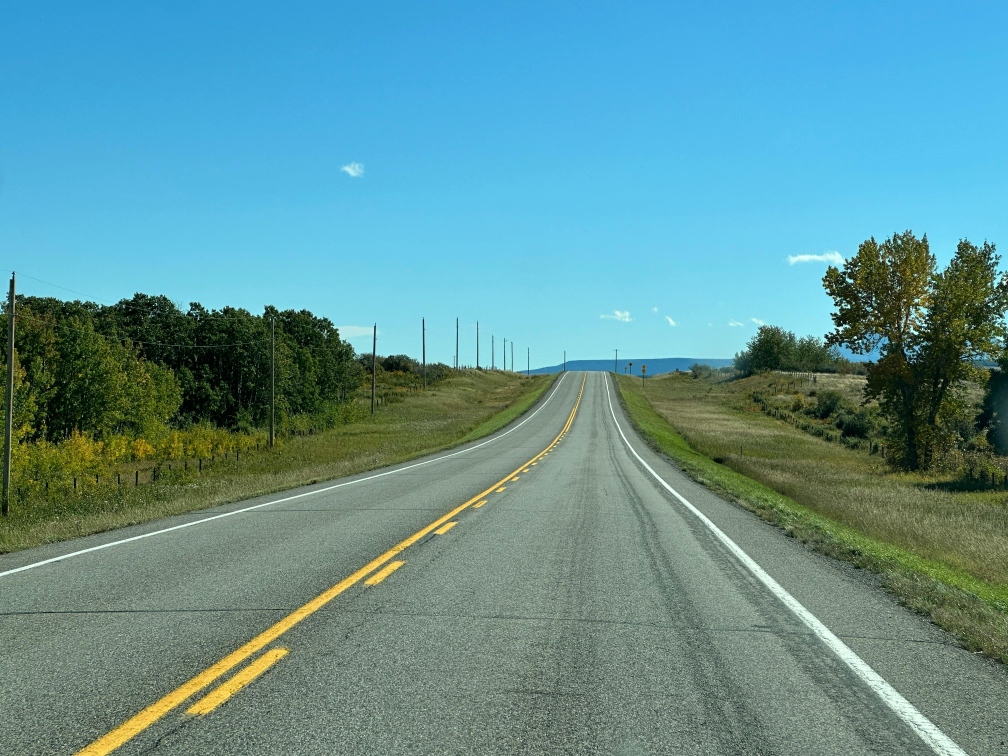
#> input picture test_image.jpg, 4032 x 3024 px (shown at 1/4 size)
$ python lane_detection.py
#> lines starting #> are read from the running program, lines starting #| are printed output that depends on the picture; after the words box and inside, x2 and y2 are one past the last pixel; in counts of white or black regions, pixels touching at a corner belong together
import cv2
import numpy as np

# Load the image
image = cv2.imread('test_image.jpg')
#> image is the input picture: shape (3024, 4032, 3); mean B, G, R 150.4, 146.7, 96
image = cv2.resize(image, (960, 540))
#> image: shape (540, 960, 3)
height, width = image.shape[:2]
#> height = 540; width = 960
print(f"Image size: width={width}, height={height}")
#| Image size: width=960, height=540

# Convert the image to grayscale
gray = cv2.cvtColor(image, cv2.COLOR_BGR2GRAY)
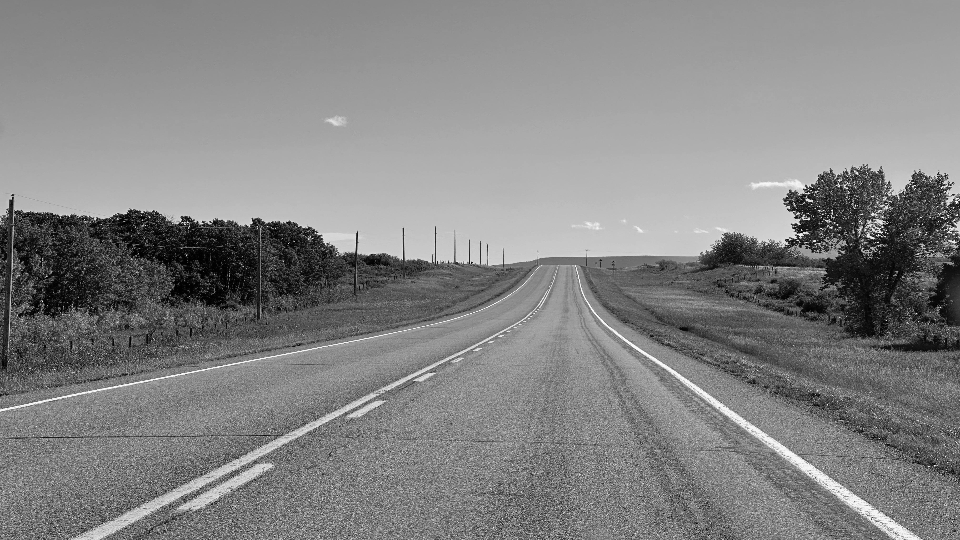
#> gray: shape (540, 960); min 0, max 251, mean 131.9

# Gaussian Blur to reduce noise
blur = cv2.GaussianBlur(gray, (7, 7), 0)

# Canny Edge Detection
edges = cv2.Canny(blur, 80, 150)
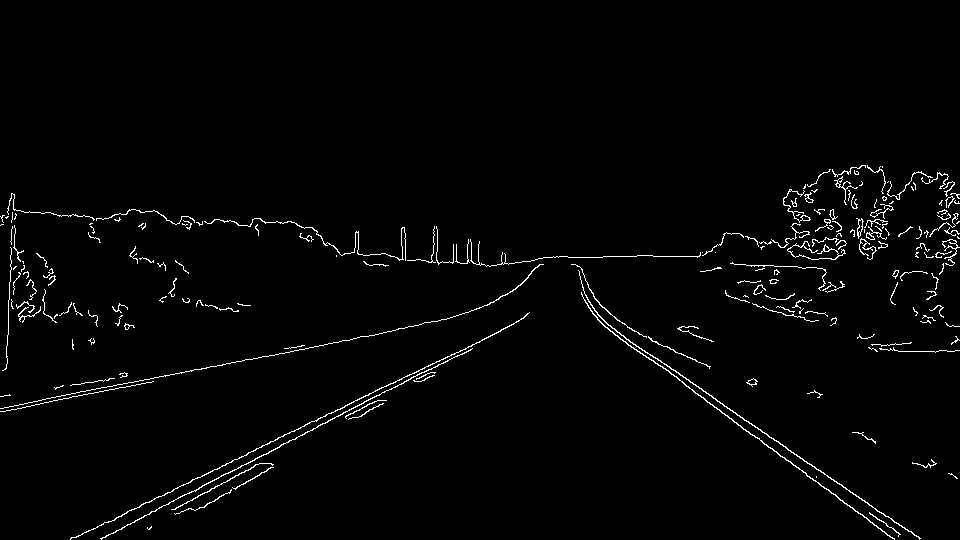
#> edges: shape (540, 960); 1.9% white in thin lines or dots, all inside (x1, y1, x2, y2) = (0, 165, 960, 540)

# Region of Interest (Trapezoid) - Adjust the vertices based on the image size


def region_of_interest(edges):
    mask = np.zeros_like(edges)
    trapezoid = np.array([[
        (int(width * 0.0),  height),            # bottom-left
        (int(width * 1.0),  height),            # bottom-right
        (int(width * 0.7),  int(height * 0.65)),  # top-right
        (int(width * 0.25), int(height * 0.65))  # top-left
    ]], dtype=np.int32)
    cv2.fillPoly(mask, trapezoid, 255)
    masked_edges = cv2.bitwise_and(edges, mask)
    return masked_edges, trapezoid


masked_edges, trapezoid = region_of_interest(edges)
#> in region_of_interest, `cv2.fillPoly(mask, trapezoid, 255)`: mask: shape (540, 960); 25.4% white; 1 white region, box (x1, y1, x2, y2) and area: (1, 351, 960, 540) 131619
#> in region_of_interest, `masked_edges = cv2.bitwise_and(edges, mask)`: masked_edges: shape (540, 960); 0.49% white in thin lines or dots, all inside (x1, y1, x2, y2) = (70, 351, 921, 540)
#> trapezoid = [[0, 540], [960, 540], [672, 351], [240, 351]]


# Average and Extrapolate lines to get single left and right lane lines
def average_lines(image, lines):
    left_lines = []
    right_lines = []

    if lines is None:
        return None, None

    for line in lines:
        x1, y1, x2, y2 = line[0]
        if x2 == x1:
            continue
        slope = (y2 - y1) / (x2 - x1)
        intercept = y1 - slope * x1

        if slope < -0.2:
            left_lines.append((slope, intercept))
        elif slope > 0.2:
            right_lines.append((slope, intercept))

    left_avg = np.mean(left_lines,  axis=0) if left_lines else None
    right_avg = np.mean(right_lines, axis=0) if right_lines else None
    return left_avg, right_avg


def make_line_points(image, line_params):
    if line_params is None:
        return None
    slope, intercept = line_params
    height = image.shape[0]
    y1 = height
    y2 = int(y1 * 0.6)
    x1 = int((y1 - intercept) / slope)
    x2 = int((y2 - intercept) / slope)
    return (x1, y1), (x2, y2)


def draw_lane_lines(image, lines):
    left_avg, right_avg = average_lines(image, lines)
    line_image = image.copy()

    left_points = make_line_points(image, left_avg)
    right_points = make_line_points(image, right_avg)

    if left_points:
        cv2.line(line_image, left_points[0], left_points[1], (0, 255, 0), 8)
    if right_points:
        cv2.line(line_image, right_points[0], right_points[1], (0, 255, 0), 8)

    return line_image


# Fill Lane region with color
def fill_lane_region(image, lines):
    left_avg, right_avg = average_lines(image, lines)

    left_points = make_line_points(image, left_avg)
    right_points = make_line_points(image, right_avg)

    if left_points is None or right_points is None:
        return image

    # 4 corners of the lane region
    pts = np.array([
        left_points[0],  # bottom-left
        left_points[1],  # top-left
        right_points[1],  # top-right
        right_points[0]  # bottom-right
    ], dtype=np.int32)

    # create empty overlay and fill the lane region with color
    overlay = image.copy()
    cv2.fillPoly(overlay, [pts], (0, 255, 0))  # green color with full opacity

    # blend the overlay with the original image (0.3 = 30% opacity)
    result = cv2.addWeighted(image, 0.7, overlay, 0.3, 0)

    # draw the lane lines on top of the filled region
    cv2.line(result, left_points[0], left_points[1], (0, 255, 0), 2)
    cv2.line(result, right_points[0], right_points[1], (0, 255, 0), 2)
    return result


# Hough Transform to detect lines
def detect_lines(masked_edges):
    lines = cv2.HoughLinesP(
        masked_edges,
        rho=2,
        theta=np.pi / 180,
        threshold=30,
        minLineLength=20,
        maxLineGap=200
    )
    return lines


lines = detect_lines(masked_edges)
#> in detect_lines, `lines = cv2.HoughLinesP( masked_edges, rho=2, theta=np.pi / 180, thres..`: lines = 23 rows, first 6: [76, 537, 459, 351], [651, 359, 810, 478], [144, 515, 466, 351], [645, 352, 920, 538], [202, 507, 434, 373], [172, 509, 430, 372]


# draw lines on the original image
line_image = image.copy()
if lines is not None:
    for line in lines:
        x1, y1, x2, y2 = line[0]
        cv2.line(line_image, (x1, y1), (x2, y2), (0, 255, 0), 5)
#> this loop made 23 passes
#> (x1, y1, x2, y2) on passes 1 to 12: (76, 537, 459, 351), (651, 359, 810, 478), (144, 515, 466, 351), (645, 352, 920, 538), (202, 507, 434, 373), (172, 509, 430, 372), (644, 351, 918, 536), (666, 364, 847, 505), (101, 539, 419, 377), (222, 365, 293, 351), (650, 354, 785, 459), (645, 355, 750, 434)
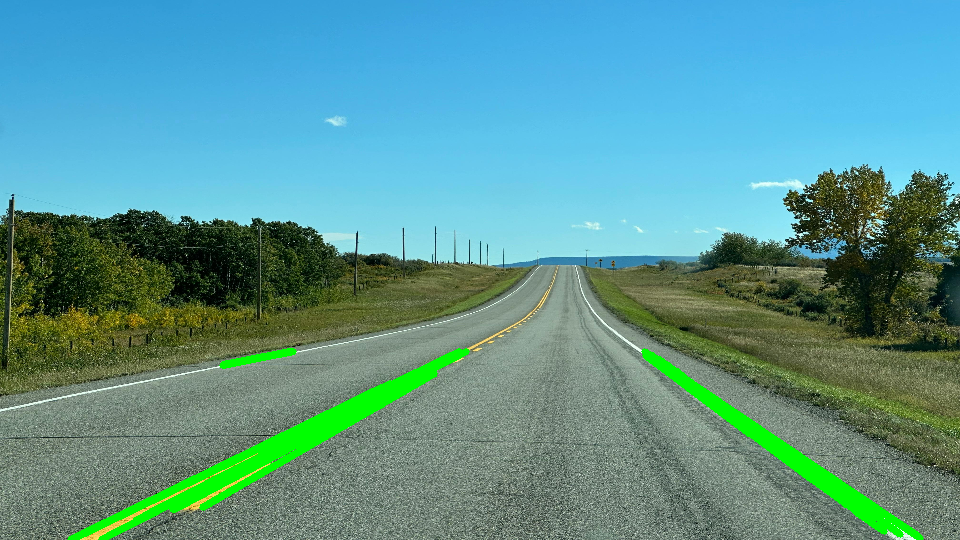
#> line_image: shape (540, 960, 3); mean B, G, R 146.6, 149.4, 91.2
    print(f"Total lines detected: {len(lines)}")
#| Total lines detected: 23
else:
    print("No lines detected.")


# DEBUG: Draw trapezoid on image to check position and vertices
debug_image = image.copy()
cv2.polylines(debug_image, trapezoid, isClosed=True,
              color=(0, 255, 0), thickness=3)
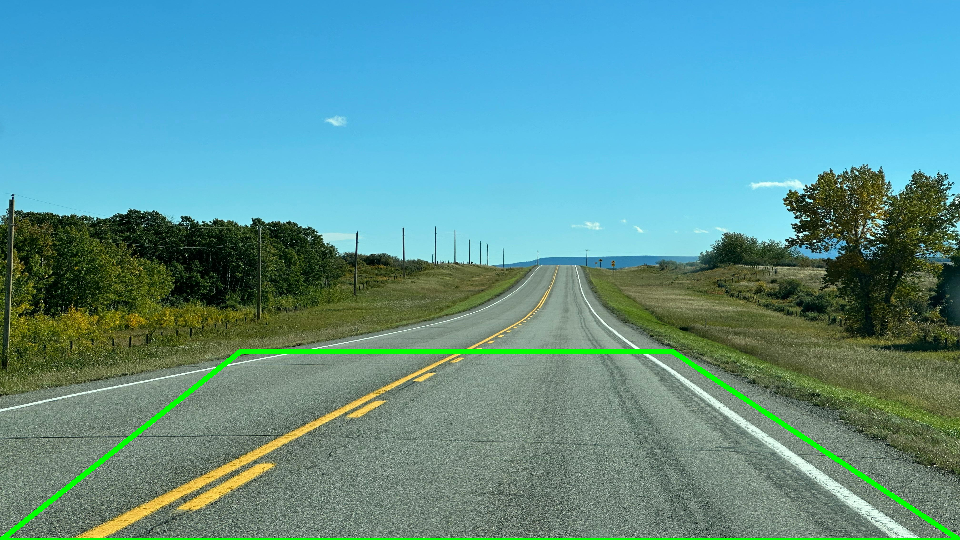
#> debug_image: shape (540, 960, 3); mean B, G, R 148.5, 148.3, 94.1
for point in trapezoid[0]:
    cv2.circle(debug_image, tuple(point), 10, (0, 0, 255), -1)
#> this loop made 4 passes
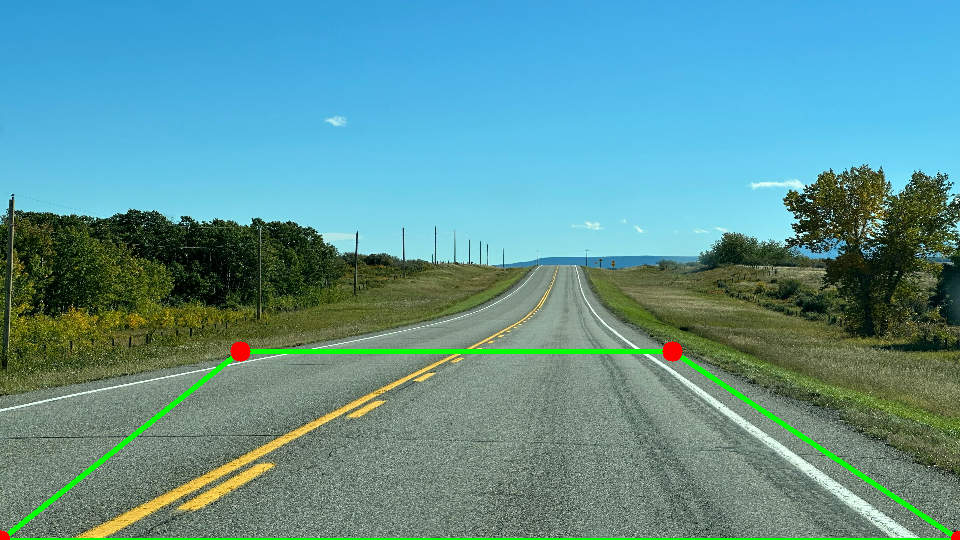
#> debug_image: shape (540, 960, 3); 0.15% of pixels changed, all inside (x1, y1, x2, y2) = (0, 341, 960, 540)

if lines is not None:
    for line in lines:
        x1, y1, x2, y2 = line[0]
        if x2 != x1:
            slope = (y2 - y1) / (x2 - x1)
            print(f"Slope: {slope:.2f}")
#> this loop made 23 passes
#> (x1, y1, x2, y2, slope) on passes 1 to 12: (76, 537, 459, 351, -0.486), (651, 359, 810, 478, 0.748), (144, 515, 466, 351, -0.509), (645, 352, 920, 538, 0.676), (202, 507, 434, 373, -0.578), (172, 509, 430, 372, -0.531), (644, 351, 918, 536, 0.675), (666, 364, 847, 505, 0.779), (101, 539, 419, 377, -0.509), (222, 365, 293, 351, -0.197), (650, 354, 785, 459, 0.778), (645, 355, 750, 434, 0.752)
#| Slope: -0.49
#| Slope: 0.75
#| Slope: -0.51
#| Slope: 0.68
#| Slope: -0.58
#| Slope: -0.53
#| Slope: 0.68
#| Slope: 0.78
#> (further printed lines are left out)


lines = detect_lines(masked_edges)
# result = draw_lane_lines(image, lines)
result = fill_lane_region(image, lines)
#> the loop in average_lines, `for line in lines:` made 23 passes
#> (x1, y1, x2, y2, slope, intercept) on passes 1 to 12: (76, 537, 459, 351, -0.486, 573.9), (651, 359, 810, 478, 0.748, -128.2), (144, 515, 466, 351, -0.509, 588.3), (645, 352, 920, 538, 0.676, -84.25), (202, 507, 434, 373, -0.578, 623.7), (172, 509, 430, 372, -0.531, 600.3), (644, 351, 918, 536, 0.675, -83.82), (666, 364, 847, 505, 0.779, -154.8), (101, 539, 419, 377, -0.509, 590.5), (222, 365, 293, 351, -0.197, 408.8), (650, 354, 785, 459, 0.778, -151.6), (645, 355, 750, 434, 0.752, -130.3)
#> after the loop in average_lines, `for line in lines:`: left_lines = [(-0.486, 573.9), (-0.509, 588.3), (-0.578, 623.7), (-0.531, 600.3), (-0.509, 590.5), (-0.531, 601.4), (-0.514, 583.3), (-0.489, 585.2), (-0.51, 587.2), (-0.489, 573.2), (-0.47, 583.4)]; right_lines = [(0.748, -128.2), (0.676, -84.25), (0.675, -83.82), (0.779, -154.8), (0.778, -151.6), (0.752, -130.3), (0.714, -100.9), (0.69, -78.66), (0.805, -173.4), (0.724, -117.9)]
#> in average_lines, `left_avg = np.mean(left_lines,  axis=0) if left_lines else None`: left_avg = [-0.51, 590]
#> in average_lines, `right_avg = np.mean(right_lines, axis=0) if right_lines else None`: right_avg = [0.734, -120.4]
#> in fill_lane_region, `left_avg, right_avg = average_lines(image, lines)`: left_avg = [-0.51, 590]; right_avg = [0.734, -120.4]
#> in make_line_points, `slope, intercept = line_params`: slope = -0.51; intercept = 590
#> in make_line_points, `x1 = int((y1 - intercept) / slope)`: x1 = 98
#> in make_line_points, `x2 = int((y2 - intercept) / slope)`: x2 = 521
#> in fill_lane_region, `left_points = make_line_points(image, left_avg)`: left_points = ((98, 540), (521, 324))
#> in fill_lane_region, `right_points = make_line_points(image, right_avg)`: right_points = ((899, 540), (605, 324))
#> in fill_lane_region, `pts = np.array([ left_points[0],`: pts = [[98, 540], [521, 324], [605, 324], [899, 540]]
#> in fill_lane_region, `cv2.fillPoly(overlay, [pts], (0, 255, 0))`:
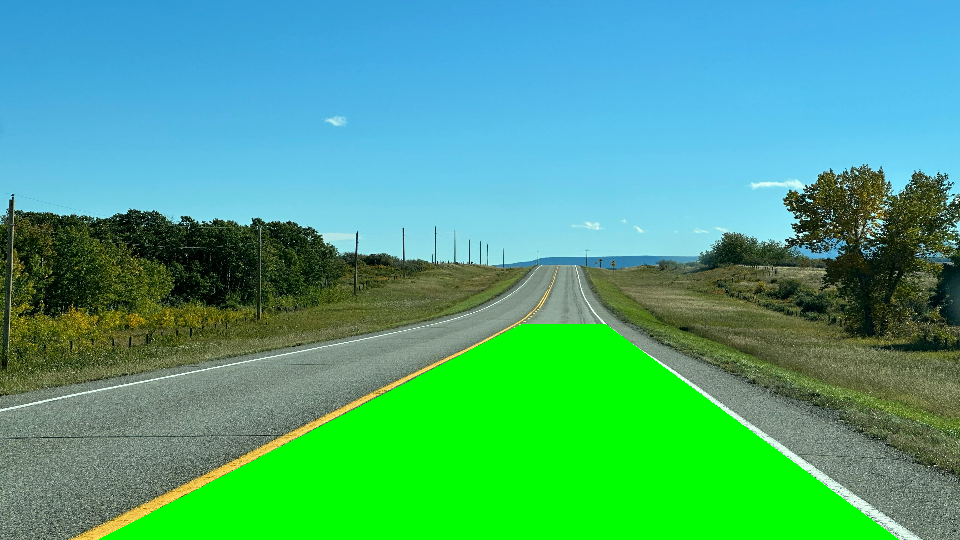
#> overlay: shape (540, 960, 3); mean B, G, R 127.7, 168.5, 73.7
#> in fill_lane_region, `cv2.line(result, right_points[0], right_points[1], (0, 255, 0), 2)`:
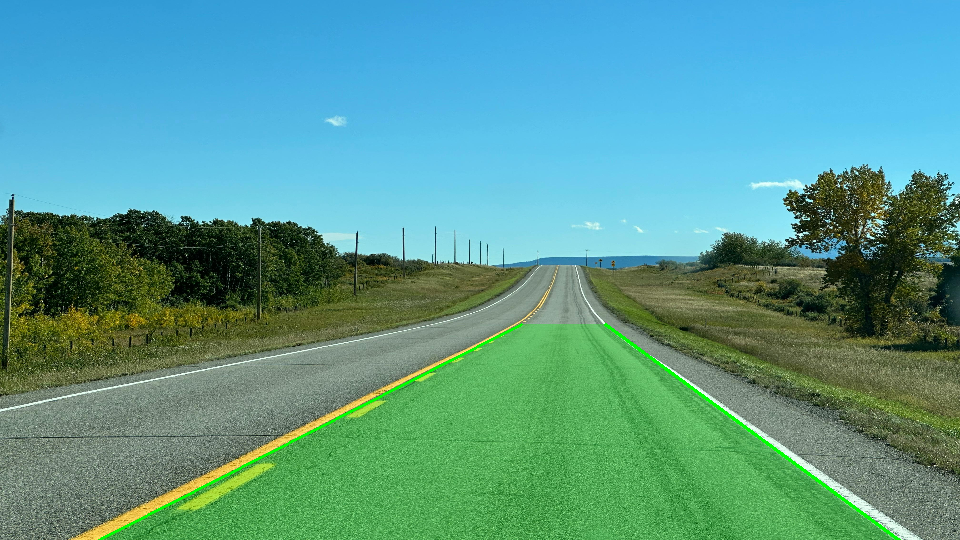
#> result: shape (540, 960, 3); mean B, G, R 143, 153.5, 88.6

# Display the results in separate windows
cv2.imshow('1 - Original', image)
# [6 lines of commented-out code are left out]
cv2.imshow('8 - Lane Detection Result', result)

# save the result image
cv2.imwrite('output_image.jpg', result)
print("Output image")
cv2.waitKey(0)
cv2.destroyAllWindows()
